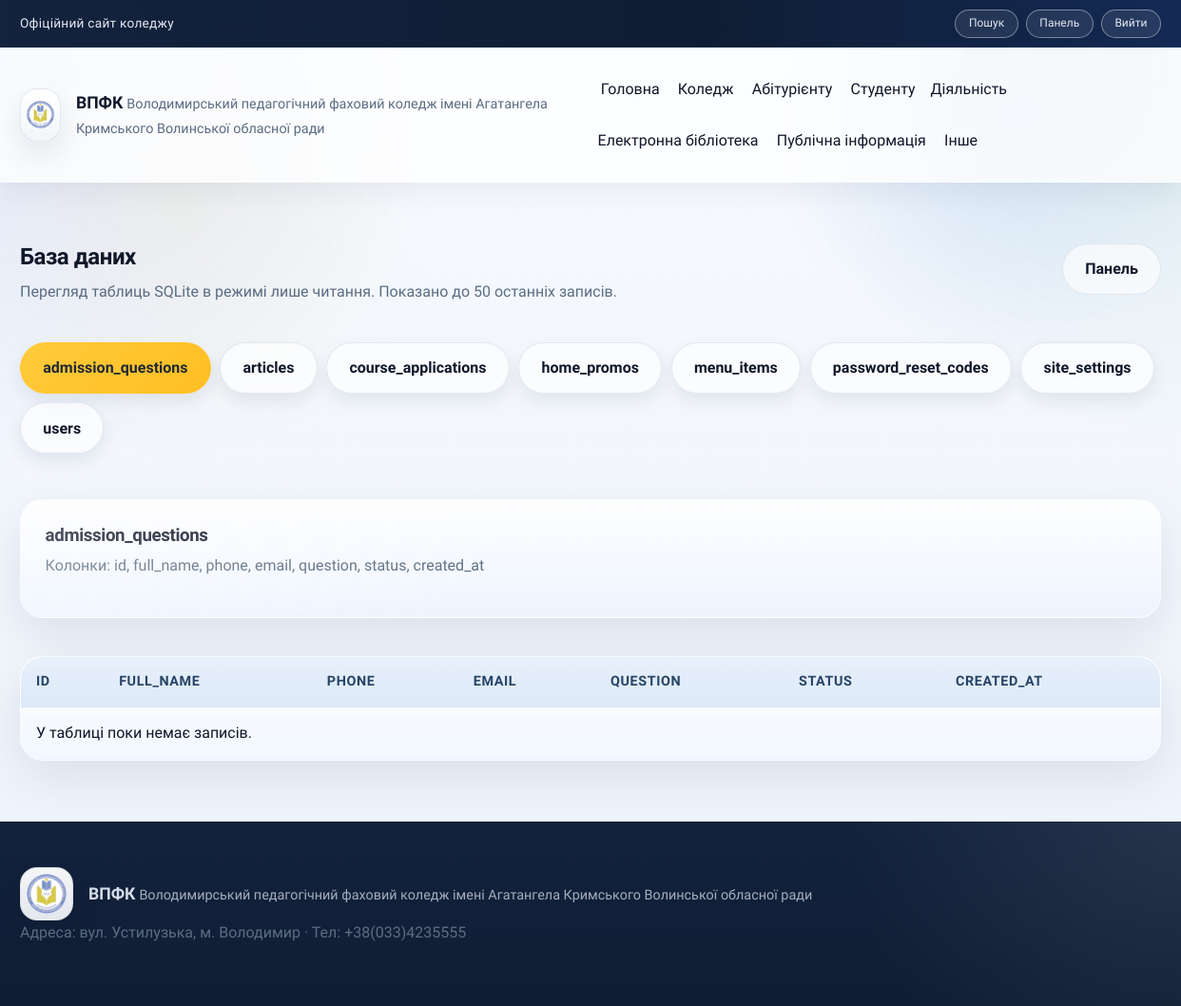
The app's page /admin/database (signed in) with its own data.
### tables this page shows
CREATE TABLE menu_items (
          id INTEGER PRIMARY KEY AUTOINCREMENT,
          parent_id INTEGER,
          title TEXT NOT NULL,
          url TEXT NOT NULL,
          sort_order INTEGER NOT NULL DEFAULT 0,
          FOREIGN KEY(parent_id) REFERENCES menu_items(id)
        );

### app/admin_routes.py (the view)
@app.route("/admin/database")
@app.route("/admin/database/<table_name>")
@role_required("owner", "admin")
def admin_database(table_name: Optional[str] = None):
    tables = get_database_tables()
    selected_table = table_name or (tables[0] if tables else None)
    if selected_table and selected_table not in tables:
        abort(404)
    columns: List[str] = []
    rows: List[dict] = []
    if selected_table:
        columns = get_table_columns(selected_table)
        rows = get_table_preview(selected_table)
    return render_template(
        "admin/database.html",
        tables=tables,
        selected_table=selected_table,
        columns=columns,
        rows=rows,
        preview_limit=50,
        active_title="",
    )

### app/core.py (called while the page is built)
def build_menu_tree(rows: List[dict]) -> List[dict]:
    items: Dict[int, dict] = {}
    roots: List[dict] = []
    for row in rows:
        items[row["id"]] = {
            "id": row["id"],
            "parent_id": row["parent_id"],
            "title": row["title"],
            "url": row["url"],
            "sort_order": row["sort_order"],
            "children": [],
        }
    for item in items.values():
        parent_id = item["parent_id"]
        if parent_id and parent_id in items:
            items[parent_id]["children"].append(item)
        else:
            roots.append(item)
    def sort_items(nodes: List[dict]) -> List[dict]:
        nodes.sort(key=lambda n: (n["sort_order"], n["title"]))
        for node in nodes:
            node["children"] = sort_items(node["children"])
        return nodes
    return sort_items(roots)

def get_menu_tree() -> List[dict]:
    rows = query_db("SELECT * FROM menu_items ORDER BY sort_order, title")
    return build_menu_tree(rows)

@app.context_processor
def inject_globals():
    return {
        "menu_items": get_menu_tree(),
        "current_user": g.get("user"),
    }

@app.before_request
def load_user():
    g.user = None
    user_id = session.get("user_id")
    if user_id:
        user = query_db("SELECT * FROM users WHERE id = ?", (user_id,), one=True)
        if user:
            g.user = user

def role_required(*roles):
    def decorator(view):
        @wraps(view)
        def wrapped(*args, **kwargs):
            if g.user is None:
                return redirect(url_for("login"))
            if g.user["role"] not in roles:
                abort(403)
            return view(*args, **kwargs)
        return wrapped
    return decorator

def get_database_tables() -> List[str]:
    rows = query_db(
        """
        SELECT name
        FROM sqlite_master
        WHERE type = 'table'
          AND name NOT LIKE 'sqlite_%'
        ORDER BY name
        """
    )
    return [row["name"] for row in rows]

def get_table_columns(table_name: str) -> List[str]:
    cursor = get_db().execute(f'PRAGMA table_info("{table_name}")')
    return [row["name"] for row in cursor.fetchall()]

def get_table_preview(table_name: str, limit: int = 50) -> List[dict]:
    cursor = get_db().execute(f'SELECT * FROM "{table_name}" ORDER BY 1 DESC LIMIT ?', (limit,))
    return [dict(row) for row in cursor.fetchall()]

### templates/admin/database.html (shortened to what this page needs)
{% extends "layout.html" %}
{% block content %}
  <section class="section">
    <div class="container admin-shell">
      <div class="admin-header">
        <div>
          <h1>База даних</h1>
          <p>Перегляд таблиць SQLite в режимі лише читання. Показано до {{ preview_limit }} останніх записів.</p>
        </div>
        <a class="btn outline" href="{{ url_for('admin_dashboard') }}">Панель</a>
      </div>
      <div class="admin-actions">
        {% for table in tables %}
          <a
            class="btn {% if table == selected_table %}primary{% else %}outline{% endif %}"
            href="{{ url_for('admin_database', table_name=table) }}"
          >
            {{ table }}
          </a>
        {% else %}
          <span class="muted">Таблиць не знайдено.</span>
        {% endfor %}
      </div>
      {% if selected_table %}
        <div class="admin-card" style="margin-top: 1.5rem;">
          <h3>{{ selected_table }}</h3>
          <p>Колонки: {{ columns|join(", ") }}</p>
        </div>
        <div class="table-wrap" style="margin-top: 1rem;">
          <table class="table admin-table">
            <thead>
              <tr>
                {% for column in columns %}
                  <th>{{ column }}</th>
                {% endfor %}
              </tr>
            </thead>
            <tbody>
              {% for row in rows %}
                <tr>
                  {% for column in columns %}
                    {% set value = row[column] %}
                    <td data-label="{{ column }}">
                      {% if value is none %}
                        —
                      {% else %}
                        {{ value|string|truncate(120, True, "…") }}
                      {% endif %}
                    </td>
                  {% endfor %}
                </tr>
              {% else %}
                <tr class="table-empty">
                  <td colspan="{{ columns|length if columns else 1 }}">У таблиці поки немає записів.</td>
                </tr>
              {% endfor %}
            </tbody>
          </table>
        </div>
      {% endif %}
    </div>
  </section>
{% endblock %}

### templates/_menu.html (shortened to what this page needs)
{% macro render_menu(items, active_title=None, level=0) %}
  {% for item in items %}
    {% set active_class = "nav-highlight" if item.title == active_title else "" %}
    {% if item.children %}
      <div class="nav-item has-submenu submenu-level-{{ level }}">
        <span class="nav-title {{ active_class }}">{{ item.title }}</span>
      </div>
    {% else %}
      <a href="{{ item.url or '#' }}" class="{{ active_class }}">{{ item.title }}</a>
    {% endif %}
  {% endfor %}
{% endmacro %}

### records on screen
menu_items: title "Головна"
menu_items: title "Коледж"
menu_items: title "Абітурієнту"
menu_items: title "Студенту"
menu_items: title "Діяльність"
menu_items: title "Електронна бібліотека"
menu_items: title "Публічна інформація"
menu_items: title "Інше"

### other values on screen
{{ preview_limit }} "50"
{{ table }} "admission_questions" "articles" "course_applications" "home_promos" "menu_items" "password_reset_codes" "site_settings" "users"
{{ selected_table }} "admission_questions"
{{ columns|join(", ") }} "id, full_name, phone, email, question, status, created_at"
{{ column }} "ID" "FULL_NAME" "PHONE" "EMAIL" "QUESTION" "STATUS" "CREATED_AT"
